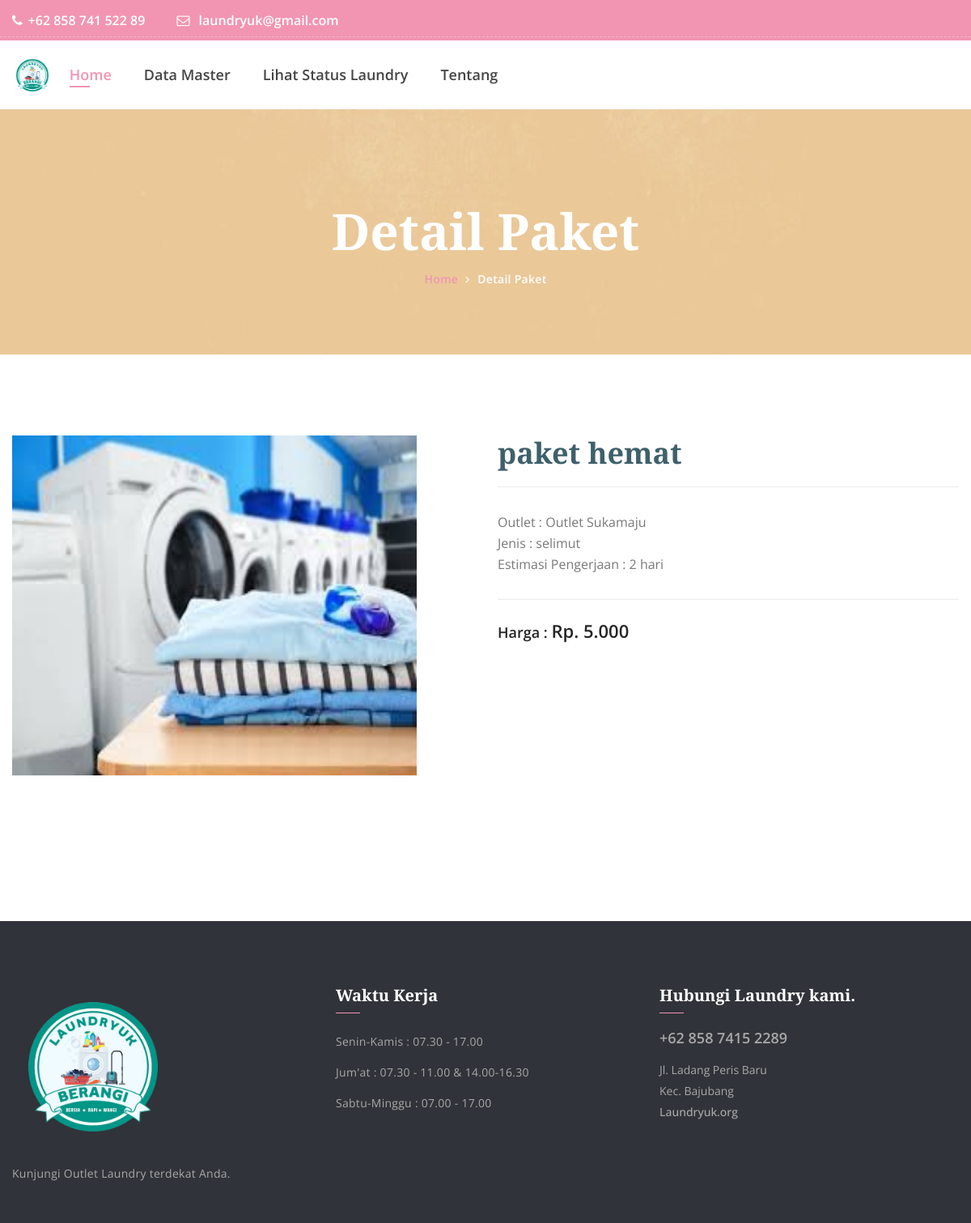
The page /home/detail_paket.php?id=PAK1049406 on the database its author committed.
### tables this page shows
CREATE TABLE `paket` (
  `id_paket` varchar(10) NOT NULL,
  `id_outlet` varchar(13) NOT NULL,
  `jenis` enum('kiloan','selimut','bed_cover','kaos','lain') NOT NULL,
  `nama_paket` varchar(100) NOT NULL,
  `harga` int(11) NOT NULL,
  `estimasi` varchar(50) NOT NULL,
  `foto_pkt` varchar(50) NOT NULL
);

CREATE TABLE `outlet` (
  `id_outlet` varchar(13) NOT NULL,
  `nama` varchar(100) NOT NULL,
  `alamat` text NOT NULL,
  `tlp` varchar(15) NOT NULL,
  `foto` varchar(50) NOT NULL
);

### home/detail_paket.php (the view, shortened to what this page needs)
<?php
include('../koneksi/koneksi.php');
if (isset($_GET['id'])) {
    $id_paket = $_GET['id'];
    $id_paket = mysqli_real_escape_string($conn, $id_paket);
    $query = "SELECT paket.*, outlet.nama FROM paket INNER JOIN outlet ON paket.id_outlet = outlet.id_outlet WHERE paket.id_paket='$id_paket';";
    $result = mysqli_query($conn, $query);
    if ($result) {
        $paket = mysqli_fetch_assoc($result);
    } else {
        echo "Failed to fetch data: " . mysqli_error($conn);
        exit;
    }
} else {
    echo "Gagal";
    exit;
} ?>
<?php include 'head.php'; ?>
<body>
    <?php
    include 'header.php';
    ?>
    <section class="service_area">
        <div class="container">
            <div class="banner_text">
                <h3>Detail Paket</h3>
                <ul>
                    <li><a href="index.php">Home</a></li>
                    <li><a href="paket.php">Detail Paket</a></li>
                </ul>
            </div>
        </div>
    </section>
    <section class="product_details_area p_100">
        <div class="container">
            <div class="row product_d_price">
                <div class="col-lg-6">
                    <div class="product_img">
                    <img class="img-fluid" src="../uploads/<?= $paket['foto_pkt']; ?>" alt="" style="width: 500px; height:420px;">
                    </div>
                </div>
                <div class="col-lg-6">
                    <div class="product_details_text">
                        <h4> <?= $paket['nama_paket']; ?></h4>
                        <p> Outlet  : <?= $paket['nama']; ?>
                            <br>
                            Jenis   : <?= $paket['jenis']; ?>
                            <br>
                            Estimasi Pengerjaan : <?= $paket['estimasi']; ?> hari
                        </p>
                        <h5>Harga   : <span>Rp.  <?= number_format($paket['harga'], 0, ',', '.'); ?></span></h5>
                    </div>
                </div>
            </div>
        </div>
    </section>
    <?php include 'footer.php'; ?>
</body>
</html>

### rows shown on the page
paket: foto_pkt (picture), nama_paket "paket hemat", id_outlet.nama "Outlet Sukamaju", jenis "selimut", estimasi "2", harga "5.000"
